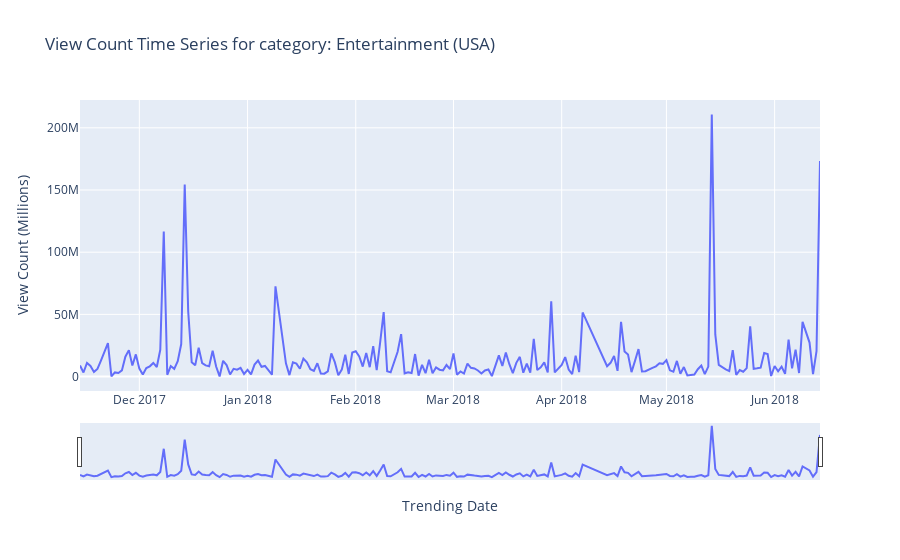

Here is the notebook cell this chart was saved with:
### Markdown cell above
### Entertainment Trend

### Code cell
labels = {'views': 'View Count (Millions)', 'trending_date': 'Trending Date'}
fig = px.line(df_US_entertainment_count, x='trending_date', y='views', title='View Count Time Series for category: Entertainment (USA)', labels=labels)
fig.update_xaxes(rangeslider_visible=True)

### Figure 1 — Plotly figure (JSON) as saved in the notebook; plotly's stock layout.template omitted (floating-point values rounded to 4 significant figures; data arrays with more than 128 entries replaced by an {"elided": "..."} marker saying what was removed)
{"data": [{"hovertemplate": "Trending Date=%{x}<br>View Count (Millions)=%{y}<extra></extra>", "legendgroup": "", "line": {"color": "#636efa", "dash": "solid"}, "marker": {"symbol": "circle"}, "mode": "lines", "name": "", "orientation": "v", "showlegend": false, "type": "scatter", "x": {"elided": "201 str values"}, "xaxis": "x", "y": {"elided": "201 int values"}, "yaxis": "y"}], "layout": {"legend": {"tracegroupgap": 0}, "title": {"text": "View Count Time Series for category: Entertainment (USA)"}, "xaxis": {"anchor": "y", "domain": [0, 1], "rangeslider": {"visible": true}, "title": {"text": "Trending Date"}}, "yaxis": {"anchor": "x", "domain": [0, 1], "title": {"text": "View Count (Millions)"}}}}
